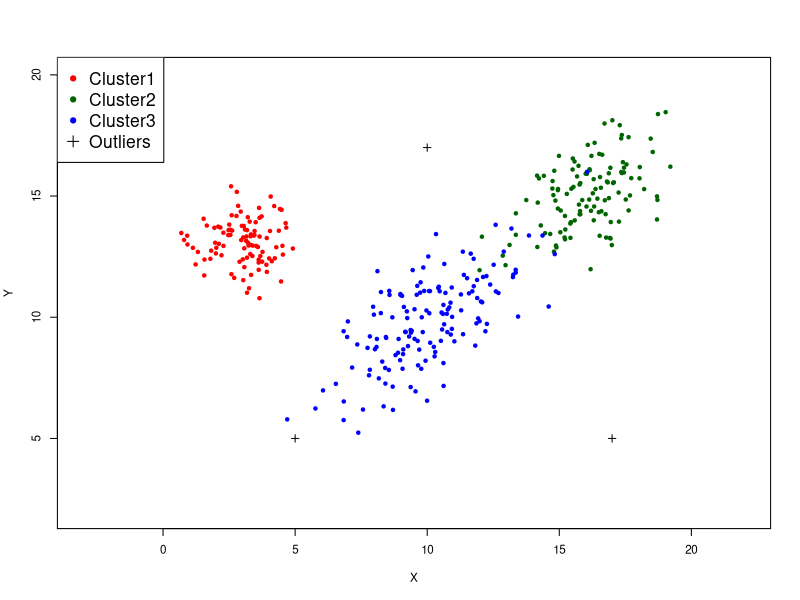
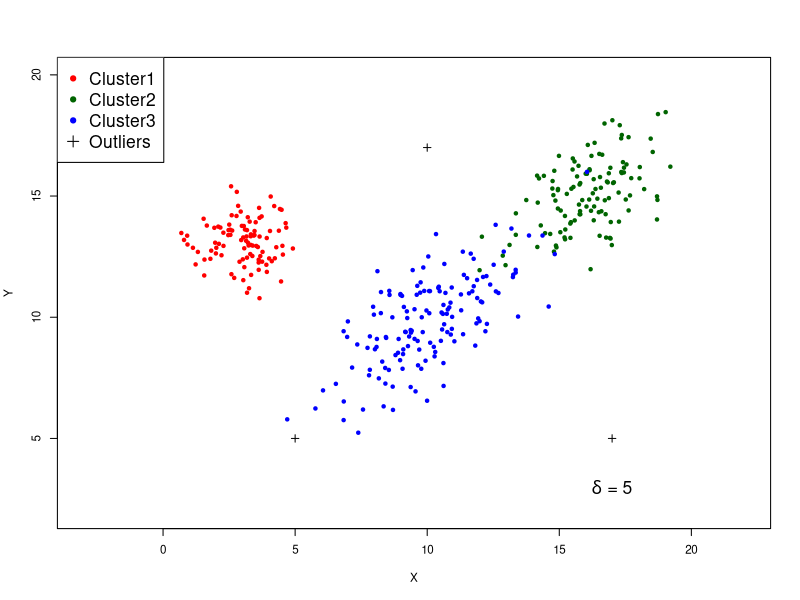
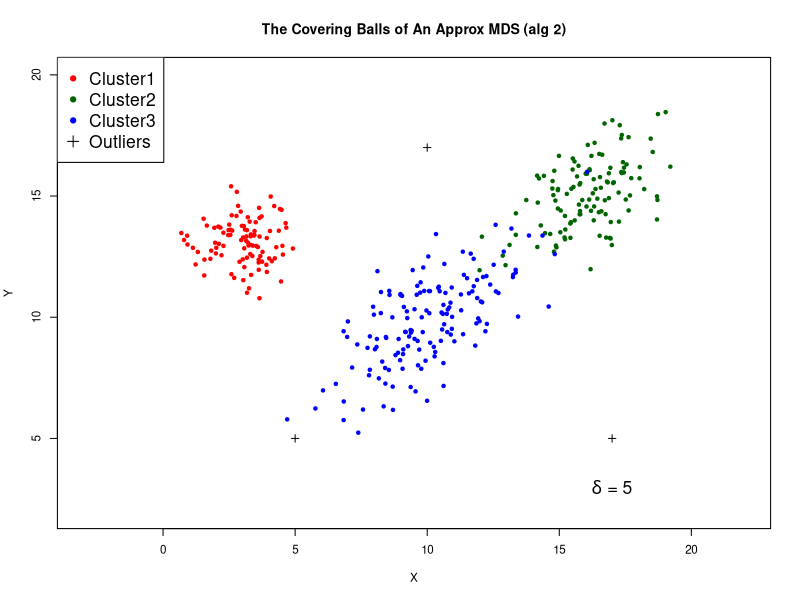

Source code (R) for these figures, in order: (Note: this script raises an error after producing the figures.)
library(plotrix)
library(dplyr)
library(MASS)
#Data Simulation
# We have 3 clusters centered at (3,13),(16,15),(10,10)
# We also has 3 outliers: (10,17),(5,5), (17,5)
set.seed(1)
mean1 = c(3,13)
mean2 = c(16,15)
mean3 = c(10,10)
sigma1 = matrix(c(1,0,0,1),nrow=2)
sigma2 = matrix(c(2,1,1,2),nrow=2)
sigma3 = matrix(c(3,2,2,3),nrow=2)
c1 = mvrnorm(100,mean1,sigma1)
c2 = mvrnorm(120,mean2,sigma2)
c3 = mvrnorm(150,mean3,sigma3)
o1 = c(10,17)
o2 = c(5,5)
o3 = c(17,5)

par(cex=0.7)
data = rbind(c1,c2,c3,o1,o2,o3) # combining simulated data
plot(data[1:100,1],data[1:100,2],xlab = "X", ylab = "Y",pch=20,ylim = c(2,20),xlim=c(-3,22),col="red")
points(data[101:220,1],data[101:220,2],xlab = "X", ylab = "Y",pch=20,col="darkgreen")
points(data[221:370,1],data[221:370,2],xlab = "X", ylab = "Y",pch=20,col="blue")
points(data[371:373,1],data[371:373,2],xlab = "X", ylab = "Y",pch=3)

legend("topleft",                                  
         legend=c("Cluster1","Cluster2","Cluster3","Outliers"),        
         col=c("red","darkgreen","blue","black"),                 
         pch=c(20,20,20,3),cex=1.5)                                         


plot(data[1:100,1],data[1:100,2],xlab = "X", ylab = "Y",pch=20,ylim = c(2,20),xlim=c(-3,22),col="red")
points(data[101:220,1],data[101:220,2],xlab = "X", ylab = "Y",pch=20,col="darkgreen")
points(data[221:370,1],data[221:370,2],xlab = "X", ylab = "Y",pch=20,col="blue")
points(data[371:373,1],data[371:373,2],xlab = "X", ylab = "Y",pch=3)

legend("topleft",                                  
       legend=c("Cluster1","Cluster2","Cluster3","Outliers"),        
       col=c("red","darkgreen","blue","black"),                 
       pch=c(20,20,20,3),cex=1.5)


############
##K-S CCDs##
############

delta = 10 #Set density parameter to be 10
d = 2 #dimension
dist.mat = NULL #distance matrix of the whole data set
len = length(data[,1]) #length of the data set

cover.num = NULL # record the number of points covered by each covering ball
cover = NULL # a list stores the objects covered by each object
r.opt = NULL # optimal radius for each objects

for(a in 1:len){
  dist = NULL
  for(b in 1:len){
    dist.temp = sqrt((data[a,1]-data[b,1])^2+(data[a,2]-data[b,2])^2) #dist.temp: the distance between point a and b
    dist = c(dist,dist.temp) # dist is a vector representing the distances of a with other points in the data set 
  }
  dist.mat = rbind(dist.mat,dist)  # determine the distance between the current point and all others.
}
rownames(dist.mat)=NULL
colnames(dist.mat)=NULL

#determine the radius of the covering ball for each points by K-S statistic
ks.seq = NULL # record K-S statistic for all the objects
for(a in 1:len){
  r.seq = sort(dist.mat[a,]) 
  ks.temp = NULL # record k-s statistics
  for(i in 1:len){
    r.temp = r.seq[i]
    ks.ttemp = length(which(dist.mat[a,]<r.temp))-delta*(r.temp^d)
    ks.temp=c(ks.temp,ks.ttemp)
  }
  ks.seq = c(ks.seq, max(ks.temp))
  index.max = which.max(ks.temp)
  cover.num = c(cover.num,length(which(dist.mat[a,]<r.seq[index.max])))
  cover = c(cover,list(which(dist.mat[a,]<r.seq[index.max])))
  r.opt = c(r.opt,r.seq[index.max])
  draw.circle(data[a,1],data[a,2],r.seq[index.max],nv=1000,lwd=0.01)
}
text(17,3,expression(paste(delta, " = 5")),cex=1.5)
names(r.opt)=NULL


# Finding an approximate minimal dominating set (algoritm 2 in Parameter Free Clustering with CCDs)
plot(data[1:100,1],data[1:100,2],xlab = "X", ylab = "Y",pch=20,ylim = c(2,20),xlim=c(-3,22),col="red",main="The Covering Balls of An Approx MDS (alg 2)")
points(data[101:220,1],data[101:220,2],xlab = "X", ylab = "Y",pch=20,col="darkgreen")
points(data[221:370,1],data[221:370,2],xlab = "X", ylab = "Y",pch=20,col="blue")
points(data[371:373,1],data[371:373,2],xlab = "X", ylab = "Y",pch=3)
text(17,3,expression(paste(delta, " = 5")),cex=1.5)
legend("topleft",                                  
       legend=c("Cluster1","Cluster2","Cluster3","Outliers"),        
       col=c("red","darkgreen","blue","black"),                 
       pch=c(20,20,20,3),cex=1.5)  

MDS = NULL # store the elements in approximate MDS
r.opt = r.opt # optimal radius for MDS
dist.matM = dist.mat #the distance matrix used for finding the MDS
len0 = length(dist.matM[1,])
len1 = length(dist.matM[,1])
cover.MDS = NULL


while(len0>0){
  cover.num1 = NULL #re-calculate the covering number of each balls in each step
  for(i in 1:len1){
    if(r.opt[i]>0){cover.num1 = c(cover.num1,length(which(dist.matM[i,]<r.opt[i])))}
    if(r.opt[i]==0 & min(dist.matM[i,])==0){cover.num1 = c(cover.num1,0.5)}
    if(r.opt[i]==0 & min(dist.matM[i,])>0){cover.num1 = c(cover.num1,0)}
  }
  
  MDS.index = which(cover.num1==max(cover.num1))   # The objects with most covering numbers are selected for an element of MDS at current step
  if(length(MDS.index)>1){
    MDS.index = MDS.index[which.max(ks.seq[MDS.index])[1]]
  } # Break ties with K-S statistic
    
  MDS = rbind(MDS,c(data[MDS.index,],r.opt[MDS.index],cover.num[MDS.index],ks.seq[MDS.index]))
  cover.MDS = c(cover.MDS,cover[MDS.index])
  rm = which(dist.matM[MDS.index,]<r.opt[MDS.index]) #objects covered at the current step (need to be removed)
  if(r.opt[MDS.index]==0){
    rm = which(dist.matM[MDS.index,]==0)
  }
  #r.opt1 = r.opt1[-MDS.index]
  #ks.seq1 = ks.seq1[-MDS.index]
  if(length(rm)==dim(dist.matM)[2]){
    len0=0
  } else {
    dist.matM = as.matrix(dist.matM[,-rm])
    len0 = dim(dist.matM)[2]
  }
}
colnames(MDS) = c("X","Y","r","coverNum","K-S")

for(i in 1:length(MDS[,1])){
  draw.circle(MDS[i,1],MDS[i,2],MDS[i,3],nv=1000,lwd=0.01)
}# draw covering balls



##### Build intersection graph for the approx MDS #####
lenM = length(MDS[,1]) #    # of the approx MDS

# distance matrix of the appro MDS
dist.MDS = NULL
for(a in 1:lenM){
  dist = NULL
  for(b in 1:lenM){
    dist.temp = sqrt((MDS[a,1]-MDS[b,1])^2+(MDS[a,2]-MDS[b,2])^2) #dist.temp: the distance between point a and b
    dist = c(dist,dist.temp) # dist is a vector representing the distances of $a$ with other points in the MDS 
  }
  dist.MDS = rbind(dist.MDS,dist)  # determine the distance between the current point and all others.
}
colnames(dist.MDS) = c(1:lenM)
rownames(dist.MDS) = c(1:lenM)

inter.num.MDS = NULL # record the intersection numbers of MDS
for(a in 1:lenM){
  count = 0
  for(b in 1:lenM){
    if(length(intersect(cover.MDS[[a]],cover.MDS[[b]]))>0){count = count + 1}
  }
  inter.num.MDS = c(inter.num.MDS,count)
}
print(inter.num.MDS)

MDS = cbind(MDS, inter.num.MDS)


###### Find the appro MDS of the intersect graph using algo 3  #####
MDS.I = NULL # store the elements of the approximate MDS for the intersect graph
MDS.r = MDS
dist.MDSM = dist.MDS #the distance matrix used for finding the MDS of the intersect graph
cover.MDS.I = cover.MDS 
len = dim(MDS.r)[1]

while(len>0){
  MDS.I = rbind(MDS.I,MDS.r[1,])
  if(len>1){
    rm = 1
    for(i in 2:len){
      if(length(intersect(cover.MDS.I[[1]],cover.MDS.I[[i]]))>0){rm = c(rm,i)}
    }
  }
  MDS.r = as.matrix(MDS.r[-rm,])
  if(len == 2){MDS.r = t(MDS.r)}
  cover.MDS.I = cover.MDS.I[-rm]
  len = dim(MDS.r)[1]
}


colnames(MDS) = c("X","Y","r","coverNum","K-S")

plot(data[1:100,1],data[1:100,2],xlab = "X", ylab = "Y",pch=20,ylim = c(2,20),xlim=c(-3,22),col="red",main="The Covering Balls of An Approx MDS (alg 3) of the intersect graph")
points(data[101:220,1],data[101:220,2],xlab = "X", ylab = "Y",pch=20,col="darkgreen")
points(data[221:370,1],data[221:370,2],xlab = "X", ylab = "Y",pch=20,col="blue")
points(data[371:373,1],data[371:373,2],xlab = "X", ylab = "Y",pch=3)
text(17,3,expression(paste(delta, " = 5")),cex=1.5)
legend("topleft",                                  
       legend=c("Cluster1","Cluster2","Cluster3","Outliers"),        
       col=c("red","darkgreen","blue","black"),                 
       pch=c(20,20,20,3),cex=1.5)
for(i in 1:length(MDS.I[,1])){
  draw.circle(MDS.I[i,1],MDS.I[i,2],MDS.I[i,3],nv=1000,lwd=0.01)
}# draw covering balls


###### Calculate the silhouette index and find the optimal clusters.
MDS.S = MDS.I[which(MDS.I[,3] != 0),]
sil.ave = NULL #record the  average silhouette index for each newly added cluster
len = length(MDS.S[,1])

for(a in 2:len){
  #assign each object to a cluster
  CluLabel = rep(0,length(data[,1]))
  for(i in 1:length(data[,1])){
    dist.temp = NULL
    for(j in 1:a){
      dist.ttemp = sqrt((data[i,1]-MDS.S[j,1])^2 + (data[i,2]-MDS.S[j,2])^2)/MDS.S[j,3]
      dist.temp = c(dist.temp, dist.ttemp)
    }
    CluLabel[i] = which.min(dist.temp)[1]
  }
  
  #Calculate the silhouette index for each objects
  sil = NULL
  for(i in 1:length(data[,1])){
    
       #compute a(i)
    Label.temp = CluLabel[i] # the label of the current object
    index.temp = which(CluLabel == Label.temp)
    index.temp = index.temp[-which(index.temp==i)]
    a.i = mean(dist.mat[i,index.temp])
    if(is.na(a.i)){a.i = 0}
    
    #compute b(i)
    b.i = NULL
    for(j in 1:a){
      if(j==Label.temp){next}
      index.temp = which(CluLabel == j)
      b.i = c(b.i, mean(dist.mat[i,index.temp]))
    }
    b.i = min(b.i)
    sil.i = (b.i-a.i)/max(a.i,b.i)
    sil = c(sil, sil.i)
  }
  sil.ave = c(sil.ave, mean(sil,na.rm = T))
}

index.temp = which.max(sil.ave) + 1
ClusCenter = MDS.I[1:index.temp,] ## The center of the clusters (the end) ##





plot(data[1:100,1],data[1:100,2],xlab = "X", ylab = "Y",pch=20,ylim = c(2,20),xlim=c(-3,22),col="red",main="The Covering Balls of An Approx MDS")
points(data[101:220,1],data[101:220,2],xlab = "X", ylab = "Y",pch=20,col="darkgreen")
points(data[221:370,1],data[221:370,2],xlab = "X", ylab = "Y",pch=20,col="blue")
points(data[371:373,1],data[371:373,2],xlab = "X", ylab = "Y",pch=3)
text(17,3,expression(paste(delta, " = 5")),cex=1.5)
legend("topleft",                                  
       legend=c("Cluster1","Cluster2","Cluster3","Outliers"),        
       col=c("red","darkgreen","blue","black"),                 
       pch=c(20,20,20,3),cex=1.5)

for(i in 1:length(dom[,1])){
  if(i == 1){draw.circle(dom[i,1],dom[i,2],dom[i,3],nv=1000,lty=1)}
  else {draw.circle(dom[i,1],dom[i,2],dom[i,3],nv=1000,lty=2)}
}





#Try delta = 7
plot(data[1:100,1],data[1:100,2],xlab = "X", ylab = "Y",pch=20,ylim = c(2,20),xlim=c(-3,22),col="red")
points(data[101:220,1],data[101:220,2],xlab = "X", ylab = "Y",pch=20,col="darkgreen")
points(data[221:370,1],data[221:370,2],xlab = "X", ylab = "Y",pch=20,col="blue")
points(data[371:373,1],data[371:373,2],xlab = "X", ylab = "Y",pch=3)
text(17,3,expression(paste(delta, " = 7")),cex=1.5)
legend("topleft",                                  
       legend=c("Cluster1","Cluster2","Cluster3","Outliers"),        
       col=c("red","darkgreen","blue","black"),                 
       pch=c(20,20,20,3),cex=1.5)      
#Set density parameter to be 10
delta = 7
d = 2
dist.all = NULL
#determine the radius of the covering ball for each points
cover.num0 = NULL
r.opt = NULL

for(a in 1:length(data[,1])){
  
  dist = NULL
  for(b in 1:length(data[,1])){
    dist.temp = sqrt((data[a,1]-data[b,1])^2+(data[a,2]-data[b,2])^2)
    dist = c(dist,dist.temp)
  }
  dist.all = rbind(dist.all,dist)  # determine the distance between the current point and all others.
  
  r.seq = seq(0.01,10.01,by=0.01)
  ks.seq = NULL
  for(i in 1:length(r.seq)){
    r.temp = r.seq[i]
    ks.temp = length(which(dist<r.temp))-delta*(r.temp^d)
    ks.seq =c(ks.seq,ks.temp)
  }
  cover.num0 = c(cover.num0,length(which(dist<r.seq[which.max(ks.seq)])))
  r.opt = c(r.opt,r.seq[which.max(ks.seq)]) # calculate the KS-statistics for the radii from 0.1 to 10 and find the maximum one.
  draw.circle(data[a,1],data[a,2],r.seq[which.max(ks.seq)],nv=1000,lwd=0.01)
}






plot(data[1:100,1],data[1:100,2],xlab = "X", ylab = "Y",pch=20,ylim = c(2,20),xlim=c(-3,22),col="red",main="The Covering Balls of An Approx MDS")
points(data[101:220,1],data[101:220,2],xlab = "X", ylab = "Y",pch=20,col="darkgreen")
points(data[221:370,1],data[221:370,2],xlab = "X", ylab = "Y",pch=20,col="blue")
points(data[371:373,1],data[371:373,2],xlab = "X", ylab = "Y",pch=3)
text(17,3,expression(paste(delta, " = 7")),cex=1.5)
legend("topleft",                                  
       legend=c("Cluster1","Cluster2","Cluster3","Outliers"),        
       col=c("red","darkgreen","blue","black"),                 
       pch=c(20,20,20,3),cex=1.5)  

# Finding an approximate minimal dominating set
dom = NULL #store the elements in approximate minimal dominating set
data0 = as.matrix(data)
r.opt0 = r.opt
dist.all0 = dist.all
while(length(data0[,1])>0){
  #re-calculate the covering number of each balls
  cover.num = NULL
  for(i in 1:length(data0[,1])){
    cover.num = c(cover.num,length(which(dist.all0[i,]<r.opt0[i])))
  }
  
  dom.ele = which.max(cover.num)[1]
  dom = rbind(dom,c(data0[dom.ele,],r.opt0[dom.ele]))
  rm = which(dist.all0[dom.ele,]<r.opt0[dom.ele])
  data0 = matrix(data0[-rm,],ncol=2)
  r.opt0 = r.opt0[-rm]
  dist.all0 = as.matrix(dist.all0[-rm,-rm])
}

for(i in 1:length(dom[,1])){
  draw.circle(dom[i,1],dom[i,2],dom[i,3],nv=1000,lwd=1)
}



# Build intersection graph for the approx MDS
inter.num = NULL
for(a in 1:length(dom[,1])){
  count = 0
  for(b in 1:length(dom[,1])){
    dist = sqrt((dom[a,1]-dom[b,1])^2 + (dom[a,2]-dom[b,2])^2)
    if(dist < (dom[a,3]+dom[b,3])){count = count + 1}
  }
  inter.num = c(inter.num,count)
}

dom.index = NULL
for(i in 1:length(dom[,1])){
  index.temp = which(data[,1]==dom[i,1])
  dom.index = c(dom.index,index.temp)
}

dom = cbind(dom,inter.num,cover.num0[dom.index])
colnames(dom)=c("x","y","r","inter.num","cover.num")
dom[order(-dom[,4],-dom[,5]),] #Sorting



#Obtain approximate MDS for the intersection graph


#Will incorporate silhouse index for cluster selection in the following few days.

